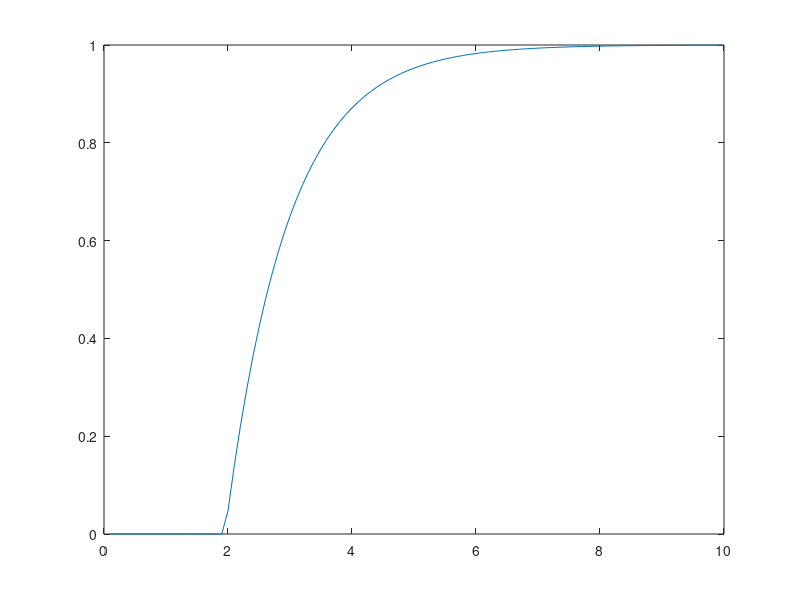

MATLAB code to generate this figure:
deltaT = 0.1;
time_constant = 1;

new_output = 0.0;
previous_input = 0.0;
input = 0.0;
previous_output = 0.0;

length = 100

for i = 2:length
  if i == 20
    input = 1.0;
  endif
  unscalled_output = input + previous_input + (2.0*time_constant/deltaT - 1.0)*previous_output;
  new_output(i) = (1.0/(1.0 + 2.0*time_constant/deltaT))*unscalled_output;
  previous_input = input;
  previous_output = new_output(i);
end

plot((1:length)*deltaT, new_output)
